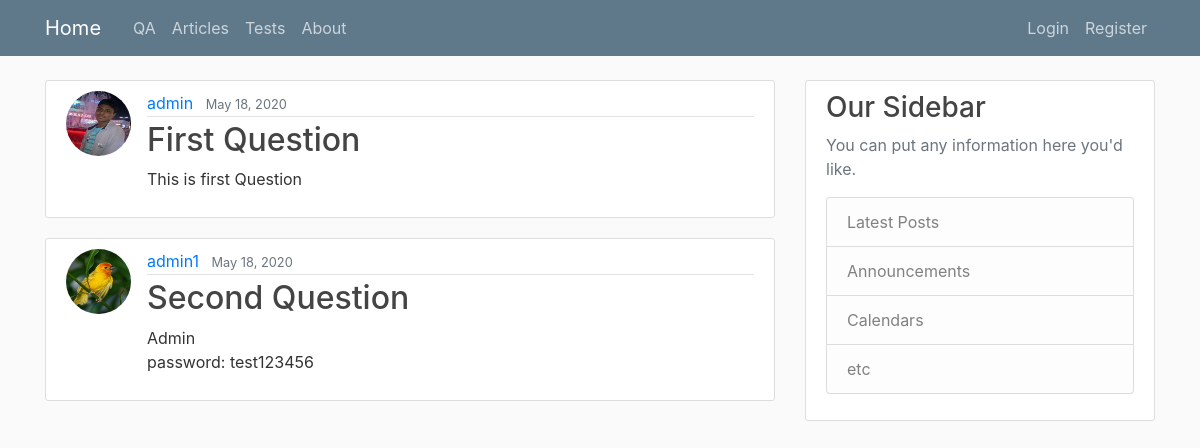
The page / on the database its author committed.
### qa/models.py (models this page shows, shortened)
class Question(models.Model):
	title = models.CharField(max_length=100)
	content = models.TextField()
	date_posted = models.DateTimeField(default=timezone.now)
	author = models.ForeignKey(User, on_delete=models.CASCADE)

### users/models.py (models this page shows, shortened)
class Profile(models.Model):
	user = models.OneToOneField(User, on_delete=models.CASCADE)
	image = models.ImageField(default='default.jpg', upload_to='profile_pics')

### base/views.py (the view)
# urls.py: path('', views.home, name='home'),
def home(request):
	context = {
		'posts': Post.objects.all()
	}
	return render(request, 'base/home.html', context)

### base/templates/base/home.html
{% extends "base/common.html" %}
{% block content %}
	{% for post in posts %}
		<article class="media content-section">
        <img class="rounded-circle article-img" src="{{ post.author.profile.image.url }}">
          <div class="media-body">
            <div class="article-metadata">
              <a class="mr-2" href="#">{{ post.author }}</a>
              <small class="text-muted">{{ post.date_posted|date:"F d, Y" }}</small>
            </div>
            <h2><a class="article-title" href="#">{{ post.title }}</a></h2>
            <p class="article-content">{{ post.content }}</p>
          </div>
        </article>
	{% endfor %}
{% endblock %}

### base/templates/base/common.html (shortened to what this page needs)
{% load static %}
<!DOCTYPE html>
<html>
<head>
    <link rel="stylesheet" type="text/css" href="{% static 'base/bootstrap.min.css' %}">
    <link rel="stylesheet" type="text/css" href="{% static 'base/main.css' %}">
</head>
<body>
    <header class="site-header">
      <nav class="navbar navbar-expand-md navbar-dark bg-steel fixed-top">
        <div class="container">
          <a class="navbar-brand mr-4" href="{% url 'home' %}">Home</a>
          <div class="collapse navbar-collapse" id="navbarToggle">
            <div class="navbar-nav mr-auto">
              <a class="nav-item nav-link" href="{% url 'qa' %}">QA</a>
              <a class="nav-item nav-link" href="{% url 'article' %}">Articles</a>
              <a class="nav-item nav-link" href="{% url 'tst' %}">Tests</a>
              <a class="nav-item nav-link" href="{% url 'about' %}">About</a>
            </div>
            <div class="navbar-nav">
              {% if user.is_authenticated %}
                <a class="nav-item nav-link" href="{% url 'profile' %}">Profile</a>
                <a class="nav-item nav-link" href="{% url 'logout' %}">Logout</a>
              {% else %}
                <a class="nav-item nav-link" href="{% url 'login' %}">Login</a>
                <a class="nav-item nav-link" href="{% url 'register' %}">Register</a>
              {% endif %}
            </div>
          </div>
        </div>
      </nav>
    </header>
    <main role="main" class="container">
      <div class="row">
        <div class="col-md-8">
          {% block content %}{% endblock %}
        </div>
        <div class="col-md-4">
          <div class="content-section">
            <h3>Our Sidebar</h3>
            <p class='text-muted'>You can put any information here you'd like.
              <ul class="list-group">
                <li class="list-group-item list-group-item-light">Latest Posts</li>
                <li class="list-group-item list-group-item-light">Announcements</li>
                <li class="list-group-item list-group-item-light">Calendars</li>
                <li class="list-group-item list-group-item-light">etc</li>
              </ul>
            </p>
          </div>
        </div>
      </div>
    </main>
</body>
</html>

### base/static/base/main.css (style rules this page uses)
body { background: #fafafa; color: #333333; margin-top: 5rem; }
h1, h2, h3, h4, h5, h6 { color: #444444; }
ul { margin: 0; }
.bg-steel { background-color: #5f788a; }
.site-header .navbar-nav .nav-link { color: #cbd5db; }
.content-section { background: #ffffff; padding: 10px 20px; border: 1px solid #dddddd; border-radius: 3px; margin-bottom: 20px; }
.article-title { color: #444444; }
.article-content { white-space: pre-line; }
.article-img { height: 65px; width: 65px; margin-right: 16px; }
.article-metadata { padding-bottom: 1px; margin-bottom: 4px; border-bottom: 1px solid #e3e3e3 }

### rows shown on the page
Question: author.profile.image (picture), author "admin", date_posted "May 18, 2020", title "First Question", content "This is first Question"
Question: author.profile.image (placeholder picture), author "admin1", date_posted "May 18, 2020", title "Second Question", content "Admin password: test123456"
